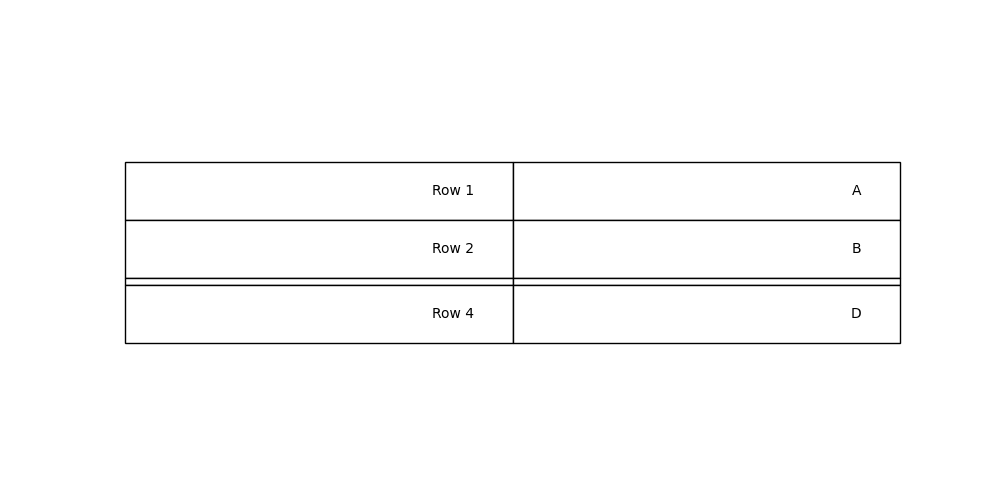

This chart was generated by the following Python code:
import matplotlib.pyplot as plt

fig, ax = plt.subplots(figsize=(10, 5))
ax.axis('off')

rows = [
    ["Row 1", "A"],
    ["Row 2", "B"],
    ["", ""],
    ["Row 4", "D"],
]

tbl = ax.table(cellText=rows, loc='center', colWidths=[0.5, 0.5])

# Print cell positions before modification
print("Before modification:")
for (r, c), cell in tbl.get_celld().items():
    print(f"Cell ({r}, {c}): y={cell.get_y():.4f}, h={cell.get_height():.4f}")

# Try setting different height for row 2 (which is 0-indexed data row 2 => table row 2)
spacer_row_idx = 2
for (r, c), cell in tbl.get_celld().items():
    if r == spacer_row_idx:
        cell.set_height(0.02)
    else:
        cell.set_height(0.15)

fig.canvas.draw()
print("\nAfter set_height:")
for (r, c), cell in tbl.get_celld().items():
    print(f"Cell ({r}, {c}): y={cell.get_y():.4f}, h={cell.get_height():.4f}")

plt.savefig("test_row_height.png")
